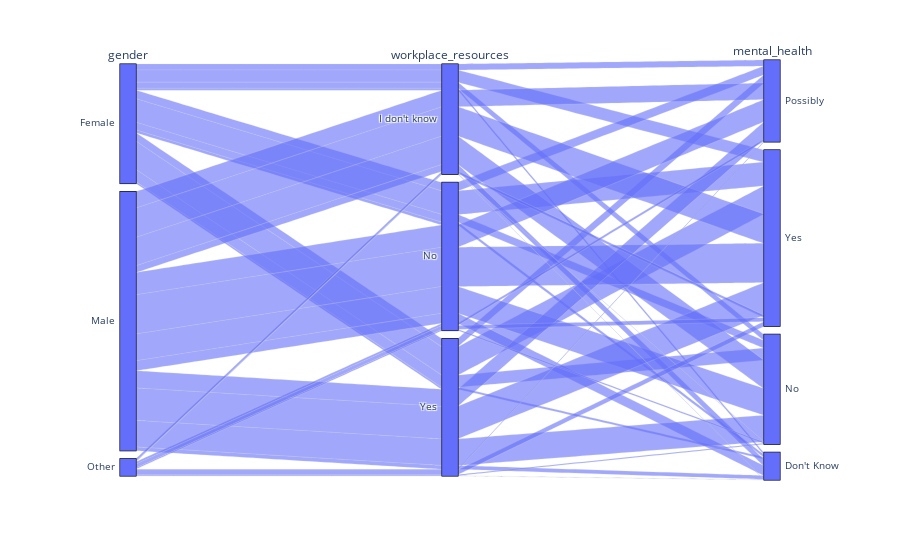

The code cell stored with this chart in its notebook:
### Code cell
px.parallel_categories(df, 
        dimensions=["gender", "workplace_resources", "mental_health"])

### Figure 1 — Plotly figure (JSON) as saved in the notebook; plotly's stock layout.template omitted (floating-point values rounded to 4 significant figures; data arrays with more than 128 entries replaced by an {"elided": "..."} marker saying what was removed)
{"data": [{"dimensions": [{"label": "gender", "values": {"elided": "1242 str values"}}, {"label": "workplace_resources", "values": {"elided": "1242 str values"}}, {"label": "mental_health", "values": {"elided": "1242 str values"}}], "domain": {"x": [0, 1], "y": [0, 1]}, "name": "", "type": "parcats"}], "layout": {"legend": {"tracegroupgap": 0}, "margin": {"t": 60}}}
